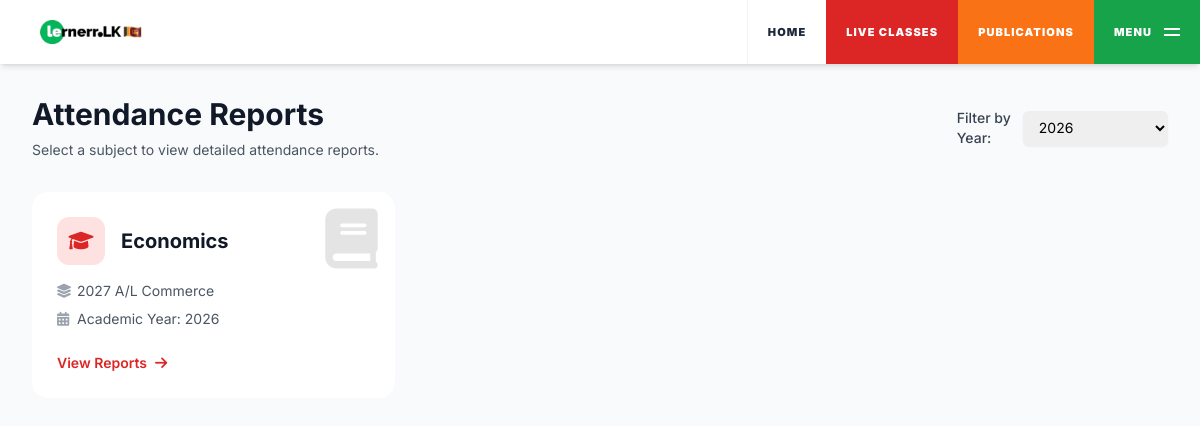
The page /dashboard/reports (signed in) on the database its author committed.
### tables this page shows
CREATE TABLE `teacher_assignments` (
  `id` int(11) NOT NULL COMMENT 'Primary Key',
  `teacher_id` varchar(20) NOT NULL COMMENT 'Foreign Key: Links to users.id (where role = teacher)',
  `stream_subject_id` int(11) NOT NULL COMMENT 'Foreign Key: Links to stream_subjects.id',
  `academic_year` int(4) NOT NULL COMMENT 'Academic year (e.g., 2025, 2026) - allows same teacher to teach same subject for different batches',
  `batch_name` varchar(50) DEFAULT NULL COMMENT 'Optional batch identifier (e.g., "Batch A", "Morning Batch", "2025-2026")',
  `status` enum('active','inactive','pending') NOT NULL DEFAULT 'active' COMMENT 'Assignment status',
  `assigned_date` date DEFAULT NULL COMMENT 'Date when teacher was assigned',
  `start_date` date DEFAULT NULL COMMENT 'Start date of the assignment',
  `end_date` date DEFAULT NULL COMMENT 'End date of the assignment',
  `notes` text DEFAULT NULL COMMENT 'Optional notes about the assignment',
  `created_at` timestamp NOT NULL DEFAULT current_timestamp() COMMENT 'Record creation timestamp',
  `updated_at` timestamp NOT NULL DEFAULT current_timestamp() ON UPDATE current_timestamp() COMMENT 'Record update timestamp',
  `cover_image` varchar(100) DEFAULT NULL,
  `commission_rate` decimal(5,2) DEFAULT 75.00
);

CREATE TABLE `subjects` (
  `id` int(11) NOT NULL COMMENT 'Primary Key',
  `name` varchar(100) NOT NULL COMMENT 'Subject name (e.g., "Science", "Mathematics", "English")',
  `code` varchar(20) DEFAULT NULL COMMENT 'Optional subject code (e.g., "SCI", "MATH")',
  `description` text DEFAULT NULL COMMENT 'Optional description of the subject',
  `status` tinyint(1) NOT NULL DEFAULT 1 COMMENT 'Status: 1=active, 0=inactive',
  `created_at` timestamp NOT NULL DEFAULT current_timestamp() COMMENT 'Record creation timestamp',
  `updated_at` timestamp NOT NULL DEFAULT current_timestamp() ON UPDATE current_timestamp() COMMENT 'Record update timestamp'
);

CREATE TABLE `streams` (
  `id` int(11) NOT NULL COMMENT 'Primary Key',
  `name` varchar(100) NOT NULL COMMENT 'Stream name (e.g., "Grade 6", "Grade 7", "A/L Science")',
  `description` text DEFAULT NULL COMMENT 'Optional description of the stream',
  `status` tinyint(1) NOT NULL DEFAULT 1 COMMENT 'Status: 1=active, 0=inactive',
  `created_at` timestamp NOT NULL DEFAULT current_timestamp() COMMENT 'Record creation timestamp',
  `updated_at` timestamp NOT NULL DEFAULT current_timestamp() ON UPDATE current_timestamp() COMMENT 'Record update timestamp'
);

### dashboard/reports.php (the view, shortened to what this page needs)
<?php
require_once '../config.php';
$user_id = $_SESSION['user_id'];
$current_year = date('Y');
$selected_year = isset($_GET['year']) ? intval($_GET['year']) : $current_year;
$years_query = "SELECT DISTINCT academic_year FROM teacher_assignments WHERE teacher_id = ? ORDER BY academic_year DESC";
$years_stmt = $conn->prepare($years_query);
$years_stmt->bind_param("s", $user_id);
$years_stmt->execute();
$years_result = $years_stmt->get_result();
$available_years = [];
while ($row = $years_result->fetch_assoc()) {
    $available_years[] = $row['academic_year'];
}
$assignments_query = "SELECT ta.*, s.name as stream_name, sub.name as subject_name, sub.code as subject_code
                     FROM teacher_assignments ta
                     INNER JOIN stream_subjects ss ON ta.stream_subject_id = ss.id
                     INNER JOIN streams s ON ss.stream_id = s.id
                     INNER JOIN subjects sub ON ss.subject_id = sub.id
                     WHERE ta.teacher_id = ? AND ta.academic_year = ? AND ta.status = 'active'";
$assign_stmt = $conn->prepare($assignments_query);
$assign_stmt->bind_param("si", $user_id, $selected_year);
$assign_stmt->execute();
$assignments_result = $assign_stmt->get_result();
$assignments = [];
while ($row = $assignments_result->fetch_assoc()) {
    $assignments[] = $row;
}
?>
<!DOCTYPE html>
<html lang="en">
<head>
    <script src="https://cdn.tailwindcss.com"></script>
    <link rel="stylesheet" href="https://cdnjs.cloudflare.com/ajax/libs/font-awesome/6.0.0/css/all.min.css">
</head>
<body class="bg-gray-50">
    <?php include 'navbar.php'; ?>
    <div class="max-w-7xl mx-auto pt-24 pb-10 px-4 sm:px-6 lg:px-8">
        <div class="flex flex-col md:flex-row md:items-center md:justify-between mb-8">
            <div>
                <h1 class="text-3xl font-bold text-gray-900">Attendance Reports</h1>
                <p class="mt-2 text-sm text-gray-600">Select a subject to view detailed attendance reports.</p>
            </div>
            <div class="mt-4 md:mt-0">
                <form action="" method="GET" class="flex items-center space-x-3">
                    <label for="year" class="text-sm font-medium text-gray-700">Filter by Year:</label>
                    <select name="year" id="year" onchange="this.form.submit()"
                            class="block w-full pl-3 pr-10 py-2 text-base border-gray-300 focus:outline-none focus:ring-red-500 focus:border-red-500 sm:text-sm rounded-md shadow-sm">
                        <?php foreach ($available_years as $year): ?>
                            <option value="<?php echo $year; ?>" <?php echo ($selected_year == $year) ? 'selected' : ''; ?>>
                                <?php echo $year; ?>
                            </option>
                        <?php endforeach; ?>
                    </select>
                </form>
            </div>
        </div>
        <?php if (empty($assignments)): ?>
            <div class="text-center py-20 bg-white rounded-2xl shadow-sm border border-gray-100">
                <i class="fas fa-folder-open text-gray-300 text-6xl mb-4"></i>
                <h3 class="text-lg font-medium text-gray-900">No subjects found</h3>
                <p class="mt-1 text-gray-500">You don't have any active subject assignments for <?php echo $selected_year; ?>.</p>
            </div>
        <?php else: ?>
            <div class="grid grid-cols-1 sm:grid-cols-2 lg:grid-cols-3 gap-6">
                <?php foreach ($assignments as $subject): ?>
                    <a href="subject_report.php?assignment_id=<?php echo $subject['id']; ?>&year=<?php echo $selected_year; ?>"
                       class="premium-card rounded-2xl p-6 relative overflow-hidden group">
                        <div class="absolute top-0 right-0 p-4 opacity-10 group-hover:opacity-20 transition-opacity">
                            <i class="fas fa-book text-6xl"></i>
                        </div>
                        <div class="flex items-center mb-4">
                            <div class="w-12 h-12 bg-red-100 rounded-xl flex items-center justify-center text-red-600 mr-4">
                                <i class="fas fa-graduation-cap text-xl"></i>
                            </div>
                            <div>
                                <h3 class="text-xl font-bold text-gray-900 group-hover:text-red-600 transition-colors">
                                    <?php echo htmlspecialchars($subject['subject_name']); ?>
                                </h3>
                            </div>
                        </div>
                        <div class="space-y-2">
                            <div class="flex items-center text-sm text-gray-600">
                                <i class="fas fa-layer-group w-5 text-gray-400"></i>
                                <span><?php echo htmlspecialchars($subject['stream_name']); ?></span>
                            </div>
                            <div class="flex items-center text-sm text-gray-600">
                                <i class="fas fa-calendar-alt w-5 text-gray-400"></i>
                                <span>Academic Year: <?php echo htmlspecialchars($subject['academic_year']); ?></span>
                            </div>
                        </div>
                        <div class="mt-6 flex items-center text-sm font-semibold text-red-600 group-hover:translate-x-1 transition-transform">
                            View Reports <i class="fas fa-arrow-right ml-2"></i>
                        </div>
                    </a>
                <?php endforeach; ?>
            </div>
        <?php endif; ?>
    </div>
</body>
</html>

### dashboard/reports.php (style rules this page uses)
body { font-family: 'Inter', sans-serif; background-color: #f3f4f6; }
.premium-card { background: rgba(255, 255, 255, 0.9); backdrop-filter: blur(10px); border: 1px solid rgba(255, 255, 255, 0.4); transition: all 0.3s cubic-bezier(0.4, 0, 0.2, 1); }

### dashboard/navbar.php (style rules this page uses)
html, body { margin: 0; padding: 0; padding-top: 0; }

### rows shown on the page
teacher_assignments: subjects.name "Economics", streams.name "2027 A/L Commerce", academic_year "2026"

### other values the page prints
form field year "2026"
